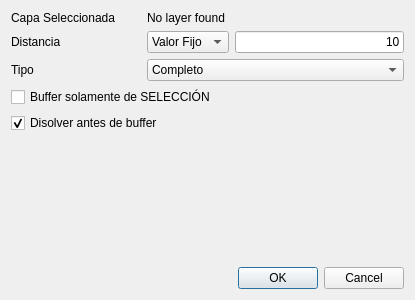
<?xml version="1.0" encoding="UTF-8"?>
<ui version="4.0">
 <class>InfluenceZoneDialogBase</class>
 <widget class="QDialog" name="InfluenceZoneDialogBase">
  <property name="geometry">
   <rect>
    <x>0</x>
    <y>0</y>
    <width>415</width>
    <height>300</height>
   </rect>
  </property>
  <property name="windowTitle">
   <string>Zonas de Influencia</string>
  </property>
  <layout class="QVBoxLayout" name="verticalLayout">
   <item>
    <layout class="QHBoxLayout" name="horizontalLayout_4">
     <item>
      <widget class="QLabel" name="label_4">
       <property name="minimumSize">
        <size>
         <width>130</width>
         <height>0</height>
        </size>
       </property>
       <property name="maximumSize">
        <size>
         <width>130</width>
         <height>16777215</height>
        </size>
       </property>
       <property name="text">
        <string>Capa Seleccionada</string>
       </property>
      </widget>
     </item>
     <item>
      <widget class="QLabel" name="buffer_layer_name">
       <property name="minimumSize">
        <size>
         <width>150</width>
         <height>0</height>
        </size>
       </property>
       <property name="toolTip">
        <string>Please select layer from the layers panel befopre buffering to change.</string>
       </property>
       <property name="text">
        <string>&lt;html&gt;&lt;head/&gt;&lt;body&gt;&lt;p&gt;No layer found&lt;/p&gt;&lt;/body&gt;&lt;/html&gt;</string>
       </property>
      </widget>
     </item>
    </layout>
   </item>
   <item>
    <layout class="QHBoxLayout" name="horizontalLayout">
     <item>
      <widget class="QLabel" name="label">
       <property name="minimumSize">
        <size>
         <width>130</width>
         <height>0</height>
        </size>
       </property>
       <property name="maximumSize">
        <size>
         <width>130</width>
         <height>16777215</height>
        </size>
       </property>
       <property name="text">
        <string>Distancia</string>
       </property>
      </widget>
     </item>
     <item>
      <widget class="QComboBox" name="comboAtrib">
       <item>
        <property name="text">
         <string>Valor Fijo</string>
        </property>
       </item>
      </widget>
     </item>
     <item>
      <widget class="QLineEdit" name="bufferDistance">
       <property name="text">
        <string>10</string>
       </property>
       <property name="alignment">
        <set>Qt::AlignRight|Qt::AlignTrailing|Qt::AlignVCenter</set>
       </property>
       <property name="dragEnabled">
        <bool>true</bool>
       </property>
      </widget>
     </item>
    </layout>
   </item>
   <item>
    <layout class="QHBoxLayout" name="horizontalLayout_3">
     <item>
      <widget class="QLabel" name="label_3">
       <property name="minimumSize">
        <size>
         <width>130</width>
         <height>0</height>
        </size>
       </property>
       <property name="maximumSize">
        <size>
         <width>130</width>
         <height>16777215</height>
        </size>
       </property>
       <property name="text">
        <string>Tipo</string>
       </property>
      </widget>
     </item>
     <item>
      <widget class="QComboBox" name="comboSide">
       <item>
        <property name="text">
         <string>Completo</string>
        </property>
       </item>
       <item>
        <property name="text">
         <string>Derecha</string>
        </property>
       </item>
       <item>
        <property name="text">
         <string>Izquierda</string>
        </property>
       </item>
      </widget>
     </item>
    </layout>
   </item>
   <item>
    <widget class="QCheckBox" name="selectedfeats">
     <property name="enabled">
      <bool>true</bool>
     </property>
     <property name="text">
      <string>Buffer solamente de SELECCIÓN</string>
     </property>
     <property name="checkable">
      <bool>true</bool>
     </property>
     <property name="checked">
      <bool>false</bool>
     </property>
    </widget>
   </item>
   <item>
    <widget class="QCheckBox" name="dissovle_button_2">
     <property name="toolTip">
      <string>Not dissolving may produce strange results with neighbouring features.</string>
     </property>
     <property name="text">
      <string>Disolver antes de buffer</string>
     </property>
     <property name="checked">
      <bool>true</bool>
     </property>
    </widget>
   </item>
   <item>
    <spacer name="verticalSpacer">
     <property name="orientation">
      <enum>Qt::Vertical</enum>
     </property>
     <property name="sizeHint" stdset="0">
      <size>
       <width>373</width>
       <height>4</height>
      </size>
     </property>
    </spacer>
   </item>
   <item>
    <widget class="QDialogButtonBox" name="buttonBox">
     <property name="orientation">
      <enum>Qt::Horizontal</enum>
     </property>
     <property name="standardButtons">
      <set>QDialogButtonBox::Cancel|QDialogButtonBox::Ok</set>
     </property>
    </widget>
   </item>
  </layout>
 </widget>
 <resources/>
 <connections>
  <connection>
   <sender>buttonBox</sender>
   <signal>accepted()</signal>
   <receiver>InfluenceZoneDialogBase</receiver>
   <slot>accept()</slot>
   <hints>
    <hint type="sourcelabel">
     <x>20</x>
     <y>20</y>
    </hint>
    <hint type="destinationlabel">
     <x>20</x>
     <y>20</y>
    </hint>
   </hints>
  </connection>
  <connection>
   <sender>buttonBox</sender>
   <signal>rejected()</signal>
   <receiver>InfluenceZoneDialogBase</receiver>
   <slot>reject()</slot>
   <hints>
    <hint type="sourcelabel">
     <x>20</x>
     <y>20</y>
    </hint>
    <hint type="destinationlabel">
     <x>20</x>
     <y>20</y>
    </hint>
   </hints>
  </connection>
 </connections>
</ui>
